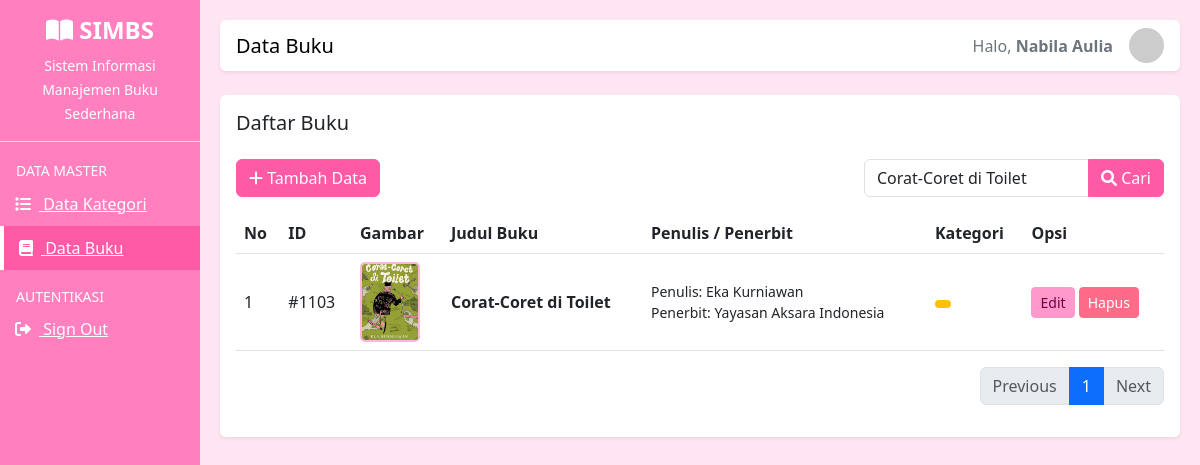
/buku.php?cari=Corat-Coret di Toilet	 (signed in), run on the app's committed database.
### tables this page shows
CREATE TABLE `buku` (
  `id_buku` int(11) NOT NULL,
  `judul` varchar(200) NOT NULL,
  `penulis` varchar(255) DEFAULT NULL,
  `penerbit` varchar(255) DEFAULT NULL,
  `tahun_terbit` year(4) DEFAULT NULL,
  `kategori` int(11) DEFAULT NULL,
  `gambar` varchar(255) DEFAULT NULL,
  `id_kategori` int(11) DEFAULT NULL,
  `tanggal_input` datetime DEFAULT current_timestamp()
);

### buku.php (the view, shortened to what this page needs)
<?php
include 'koneksi.php';
$batas   = 5;
$halaman = isset($_GET['halaman']) ? (int)$_GET['halaman'] : 1;
$halaman_awal = ($halaman > 1) ? ($halaman * $batas) - $batas : 0;
$previous = $halaman - 1;
$next     = $halaman + 1;
$keyword = "";
if (isset($_GET['cari'])) {
    $keyword = $_GET['cari'];
    $where = "WHERE buku.judul LIKE '%$keyword%'
              OR kategori.nama_kategori LIKE '%$keyword%'
              OR buku.penulis LIKE '%$keyword%'";
} else {
    $where = "";
}
$sql_total = mysqli_query($koneksi,
"SELECT buku.*, kategori.nama_kategori
 FROM buku
 LEFT JOIN kategori ON buku.kategori = kategori.id_kategori
 $where");
$jumlah_data = mysqli_num_rows($sql_total);
$total_halaman = ceil($jumlah_data / $batas);
$sql = "SELECT buku.*, kategori.nama_kategori
        FROM buku
        LEFT JOIN kategori ON buku.kategori = kategori.id_kategori
        $where
        ORDER BY buku.tanggal_input DESC
        LIMIT $halaman_awal, $batas";
$query_buku = mysqli_query($koneksi, $sql);
$nomor = $halaman_awal + 1;
?>
<!DOCTYPE html>
<html lang="id">
<head>
    <link href="https://cdn.jsdelivr.net/npm/bootstrap@5.3.0/dist/css/bootstrap.min.css" rel="stylesheet">
    <link rel="stylesheet"
     href="https://cdnjs.cloudflare.com/ajax/libs/font-awesome/6.0.0/css/all.min.css">
</head>
<body>
<div class="container-fluid">
    <div class="row">
        <div class="col-md-2 sidebar p-0">
            <div class="p-3 text-center border-bottom">
                <h4 class="fw-bold"><i class="fa-solid fa-book-open"></i> SIMBS</h4>
                <small>Sistem Informasi Manajemen Buku Sederhana</small>
            </div>
            <div class="mt-3">
                <small class="text-uppercase px-3">Data Master</small>
                <a href="kategori.php"><i class="fa-solid fa-list me-2"></i> Data Kategori</a>
                <a href="buku.php" class="active"><i class="fa-solid fa-book me-2"></i> Data Buku</a>
                <small class="text-uppercase px-3 mt-3 d-block">Autentikasi</small>
                <a href="logout.php" class="text-white"><i class="fa-solid fa-right-from-bracket me-2"></i> Sign Out</a>
            </div>
        </div>
        <div class="col-md-10 content">
            <nav class="navbar navbar-light bg-white shadow-sm mb-4 rounded px-3">
                <span class="navbar-brand mb-0 h1">Data Buku</span>
                <div class="d-flex align-items-center">
                    <span class="me-3 text-secondary">Halo, <b><?= $_SESSION['username']; ?></b></span>
                    <img src="https://ui-avatars.com/api/?name=<?= $_SESSION['username']; ?>&background=ff99cc"
                         class="rounded-circle" width="35">
                </div>
            </nav>
            <div class="card shadow-sm border-0">
                <div class="card-body">
                    <h5 class="card-title mb-4">Daftar Buku</h5>
                    <div class="row mb-3">
                        <div class="col-md-6">
                            <a href="tambah_buku.php" class="btn btn-primary">
                                <i class="fa-solid fa-plus"></i> Tambah Data
                            </a>
                        </div>
                        <div class="col-md-6">
                            <form action="" method="GET" class="d-flex justify-content-end">
                                <div class="input-group" style="max-width: 300px;">
                                    <input type="text" name="cari"
                                        class="form-control" placeholder="Cari buku..."
                                        value="<?= $keyword; ?>">
                                    <button class="btn btn-primary" type="submit">
                                        <i class="fa-solid fa-magnifying-glass"></i> Cari
                                    </button>
                                </div>
                            </form>
                        </div>
                    </div>
                    <div class="table-responsive">
                        <table class="table table-hover align-middle">
                            <thead class="table-pink">
                                <tr>
                                    <th>No</th>
                                    <th>ID</th>
                                    <th>Gambar</th>
                                    <th>Judul Buku</th>
                                    <th>Penulis / Penerbit</th>
                                    <th>Kategori</th>
                                    <th>Opsi</th>
                                </tr>
                            </thead>
                            <tbody>
                                <?php if(mysqli_num_rows($query_buku) > 0): ?>
                                <?php while($row = mysqli_fetch_array($query_buku)): ?>
                                <tr>
                                    <td><?= $nomor++; ?></td>
                                    <td>#<?= $row['id_buku']; ?></td>
                                    <td>
                                        <?php if($row['gambar'] != ""): ?>
                                            <img src="img/<?= $row['gambar']; ?>" class="cover-img">
                                        <?php else: ?>
                                            <span class="text-muted">No Img</span>
                                        <?php endif; ?>
                                    </td>
                                    <td class="fw-bold"><?= $row['judul']; ?></td>
                                    <td>
                                        <small class="d-block">Penulis: <?= $row['penulis']; ?></small>
                                        <small class="d-block">Penerbit: <?= $row['penerbit']; ?></small>
                                    </td>
                                    <td>
                                        <span class="badge bg-warning text-dark">
                                        </span>
                                    </td>
                                    <td>
                                        <a href="edit_buku.php?id=<?= $row['id_buku']; ?>"
                                           class="btn btn-success btn-sm">
                                            Edit
                                        </a>
                                        <a href="hapus_buku.php?id=<?= $row['id_buku']; ?>"
                                           onclick="return confirm('Yakin hapus?')"
                                           class="btn btn-danger btn-sm">
                                            Hapus
                                        </a>
                                    </td>
                                </tr>
                                <?php endwhile; ?>
                                <?php else: ?>
                                <tr><td colspan="7" class="text-center text-muted">Data tidak ditemukan.</td></tr>
                                <?php endif; ?>
                            </tbody>
                        </table>
                    </div>
                    <nav>
                        <ul class="pagination justify-content-end">
                            <li class="page-item <?= ($halaman <= 1) ? 'disabled' : ''; ?>">
                                <a class="page-link"
                                   href="?halaman=<?= $previous ?>&cari=<?= $keyword ?>">
                                   Previous
                                </a>
                            </li>
                            <?php for($x = 1; $x <= $total_halaman; $x++): ?>
                            <li class="page-item <?= ($halaman == $x) ? 'active' : ''; ?>">
                                <a class="page-link" href="?halaman=<?= $x ?>&cari=<?= $keyword ?>">
                                    <?= $x ?>
                                </a>
                            </li>
                            <?php endfor; ?>
                            <li class="page-item <?= ($halaman >= $total_halaman) ? 'disabled' : ''; ?>">
                                <a class="page-link"
                                   href="?halaman=<?= $next ?>&cari=<?= $keyword ?>">
                                   Next
                                </a>
                            </li>
                        </ul>
                    </nav>
                </div>
            </div>
        </div>
    </div>
</div>
</body>
</html>

### buku.php (style rules this page uses)
body { background-color: #ffe6f2; }
.sidebar { min-height: 100vh; background-color: #ff7fbf; color: white; }
.sidebar a { color: white; padding: 10px 15px; display: block; }
.sidebar a:hover, .sidebar a.active { background-color: #ff5aa6; color: white; border-left: 4px solid #fff; }
.content { padding: 20px; }
.cover-img { width: 60px; height: 80px; object-fit: cover; border-radius: 5px; border: 2px solid #ffb6dd; }
.btn-primary { background-color: #ff5aa6 !important; border-color: #ff5aa6 !important; }
.btn-success { background-color: #ff99cc !important; border-color: #ff99cc !important; color: #6b0044 !important; }
.btn-danger { background-color: #ff6b89 !important; border-color: #ff6b89 !important; }
table thead { background-color: #ff99cc !important; color: #6b0044; }

### data on the page
buku: id_buku "1103", gambar (picture), judul "Corat-Coret di Toilet", penulis "Eka Kurniawan", penerbit "Yayasan Aksara Indonesia"

### other printed values
$_SESSION['username'] "Nabila Aulia"
